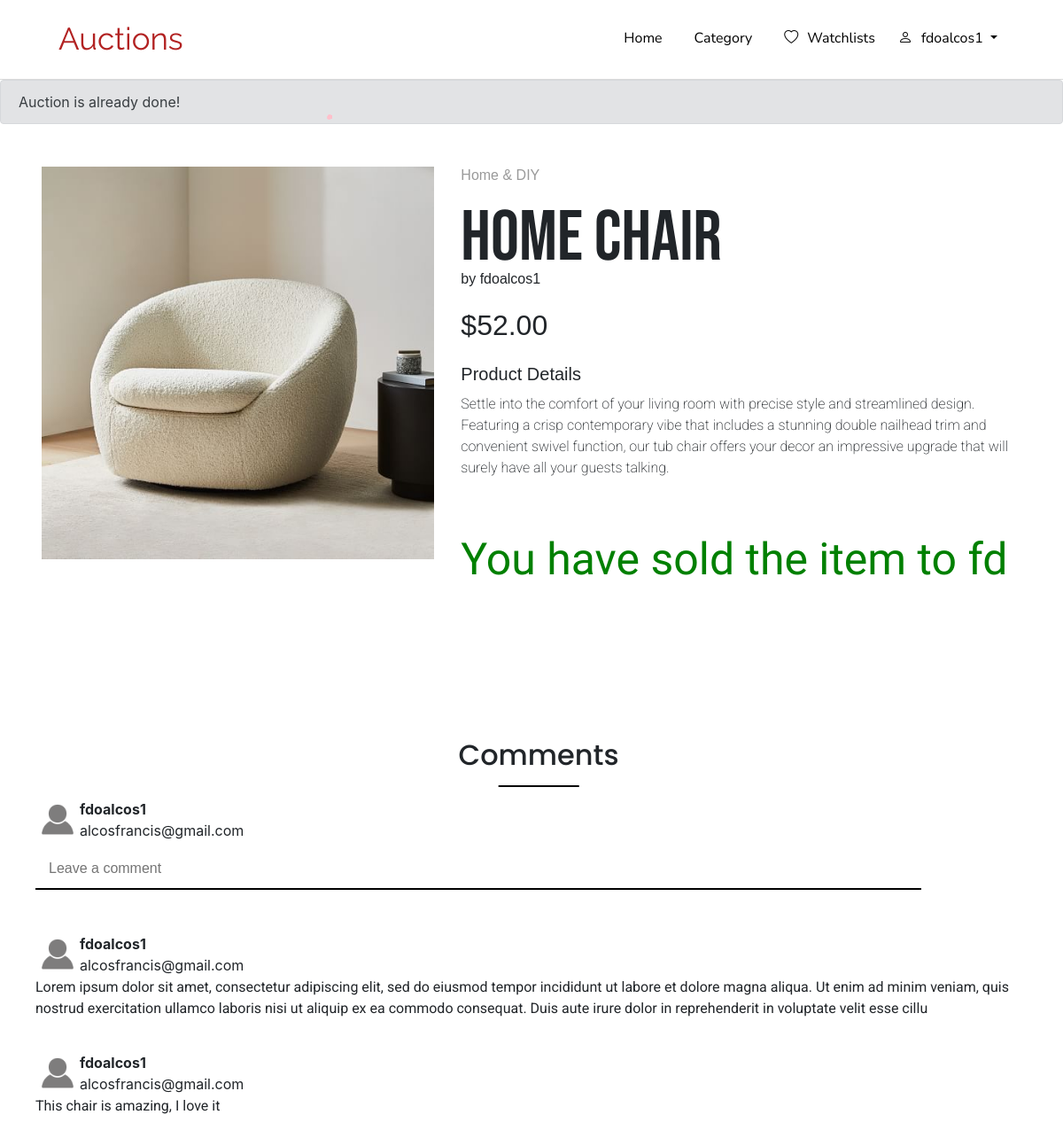
The app's page /listing/1 (signed in) with its own data.
### auctions/models.py (models this page shows, shortened)
class User(AbstractUser):
    pass

class Listing(models.Model):
    username = models.ForeignKey(User, null=True, on_delete=models.CASCADE, related_name="user")
    item = models.CharField(max_length=100)
    description = models.TextField()
    image = models.ImageField(upload_to='images/', blank=True, null=True)
    category = models.ForeignKey(Category, on_delete=models.CASCADE, related_name="categories")
    active = models.BooleanField(default=True)
    price = models.FloatField()
    watched = models.ManyToManyField(User, null=True, related_name="watchlist")
    winner_user = models.ForeignKey(User, on_delete=models.CASCADE, null=True, blank=True,  related_name="winner")
    def winner(self):
        return self.bid_item.last().user

class Category(models.Model):
    CATEGORIES = ("Groceries & Stores", "Groceries & Stores"), ("Fashion & Beauty", "Fashion & Beauty"), ("Pets", "Pets"), ("Drugstore & Personal Care", "Drugstore & Personal Care"), ("Home & DIY", "Home & DIY"), ("Devices & Electronics", "Devices & Electronics"), ("Music, Video & Gaming", "Music, Video & Gaming"), ("Books & Reading", "Books & Reading"), ("Toys, Kids & Baby", "Toys, Kids & Baby"), ("Automotive", "Automotive"), ("Office & Professional", "Office & Professional"), ("Sports & Fanshop", "Sports & Fanshop"), ("Outdoors & Travels", "Outdoors & Travels"), ("Other", "Other")
    name = models.CharField(max_length=100, choices=CATEGORIES, primary_key=True)
    category_image = models.ImageField(upload_to='category/', blank=True, null=True)
    def __str__(self):
        return f"{self.name}"

class Bids(models.Model):
    user = models.ForeignKey(User, null=True, on_delete=models.CASCADE)
    bid_item = models.ForeignKey(Listing, on_delete=models.CASCADE, related_name="bid_item")
    bid = models.FloatField()

class Comments(models.Model):
    comment_item = models.ForeignKey(Listing, on_delete=models.CASCADE, related_name="comment_item")
    username = models.ForeignKey(User, on_delete=models.CASCADE)
    comment = models.CharField(max_length=300)
    time = models.TimeField(auto_now_add=True)

### auctions/views.py (the view)
# urls.py: path("listing/<int:order_id>", views.listing, name="listing"),
@login_required(login_url='/login')
def listing(request, order_id):
    form = CreateBid()
    listings = Listing.objects.get(pk=order_id)
    comment=Comments.objects.filter(comment_item=order_id)
    bids = Bids.objects.filter(pk=order_id).count()
    user = request.user
    if request.method == "POST":
        form = CreateBid(request.POST)
        if form.is_valid():
            current_price = listings.price
            bid_price = form.cleaned_data['bid']
            instance = form.save(commit=False)
            instance.user = request.user
            instance.bid_item = listings
            if current_price < bid_price:
                Listing.objects.filter(pk=order_id).update(price=bid_price)
                instance.save()
                messages.success(request, 'Bid was successful')
                return HttpResponseRedirect(reverse('listing', args=[order_id]))
            else:
                messages.error(request, 'Bid should be greater than current price')
                return HttpResponseRedirect(reverse('listing', args=[order_id]))
        else:
            return render(request, "auctions/listings.html", {
                "message": "Invalid Form"
            })
    else:
        return render(request, "auctions/listings.html", {
            "listings": listings,
            "form": form,
            "forms": CreateComment(),
            "id": order_id,
            "comment": comment,
            "user": request.user,
            "watched": request.user.watchlist.filter(pk=order_id),
            "bids": bids
        })

### auctions/forms.py
class CreateBid(ModelForm):
    class Meta:
        model = Bids
        fields = ["bid"]
        labels = {
            "bid": ""
        }
        widget = {
            'bid': forms.NumberInput(attrs={'class':'bid__item'})
        }

class CreateComment(ModelForm):
    class Meta:
        model = Comments
        fields = ["comment"]
        labels = {
            "comment": ""
        }
        widget = {
            "comment": forms.TextInput(attrs={"class":"comment__comment", "placeholder": "Leave a comment"}),
        }

### auctions/templates/auctions/listings.html (shortened to what this page needs)
{% extends "auctions/layout.html" %}
{% block body%}
{% load widget_tweaks %}
    {% if listings.active %}
        <section class=" container product my-5 pb-5">
            <div class="listings mt-5">
                <div class="col-lg-5 col-md-12 col-12">
                    {% if listings.image %}
                        <img class="listings__image" src="{{  listings.image.url }}" alt="{{ list.item}}" style="width:100%">
                    {% else %}
                        <img class="listings__image" src="static/auctions/nophoto.jpg" alt="{{ list.item}}" style="width:100%">
                    {% endif %}
                </div>
                <div class="col-lg-6.5 col-md-12 col-12">
                    <h6 class="mt-5 listings__category">{{ listings.category }}</h6>
                    <h3 class="pt-3 listings__item">{{ listings.item }}</h3>
                    <h6 class="listings__username" >by {{ listings.username }}</h6>
                    <h2 class="mt-4 listings__price">${{ listings.price|floatformat:2 }}</h2>
                    <h6 class="listings__number">Number of bid({{ listings.number_bids }})</h6>
                    <form class="listings_bid" action="{% url 'listing' listings.id %}" method="POST">
                    {% csrf_token %}
                        {% render_field form.bid placeholder="$" %}
                        <input class="mt-3 listings__bids" type="button" value="Bid">
                    </form>
                    <h4 class="mt-4 listings__description">Product Details</h4>
                    <p class="mb-4 listings__descriptions">{{ listings.description}}</p>
                    <div class=" listings__line">
                        {% if watched %}
                            <form class="listings__remove" action="{% url 'remove' listings.id %}">
                            {% csrf_token %}
                                <button class="listings__removes">Remove to Watchlist </button>
                            </form>
                        {% endif%}
                        {% if not watched %}
                             <form class="listings__add" action="{% url 'watch' listings.id %}">
                            {% csrf_token %}
                                <button class="listings__adds">Add to Watchlist </button>
                            </form>
                        {% endif %}
                         {% if request.user == listings.username %}
                            <form class="listings__form" action="{% url 'close' listings.id %}">
                            {% csrf_token %}
                                <button class="listings__close">Close <i class="listings__icon bi bi-bag-dash"></i></button>
                            </form>
                        {% endif %}
                    </div>
                </div>
            </div>
        </section>
    {% else %}
    <div class="alert alert-secondary" role="alert">
    Auction is already done!
    </div>
    <section class=" container product my-5 pb-5">
            <div class="listings mt-5">
                <div class="col-lg-5 col-md-12 col-12">
                    {% if listings.image %}
                        <img class="listings__image" src="{{  listings.image.url }}" alt="{{ list.item}}" style="width:100%">
                    {% else %}
                        <img class="listings__image" src="static/auctions/nophoto.jpg" alt="{{ list.item}}" style="width:100%">
                    {% endif %}
                </div>
                <div class="col-lg-6.5 col-md-12 col-12">
                    <h6 class="mt-5 listings__category">{{ listings.category }}</h6>
                    <h3 class="pt-3 listings__item">{{ listings.item }}</h3>
                    <h6 class="listings__username" >by {{ listings.username }}</h6>
                    <h2 class="mt-4 listings__price">${{ listings.price|floatformat:2 }}</h2>
                    <h4 class="mt-4 listings__description">Product Details</h4>
                    <p class="mb-4 listings__descriptions">{{ listings.description}}</p>
                    <div class=" listings__line">
                        {% if request.user == listings.winner %}
                            <p class="listings__winner">You are the winner, Congrats!</p>
                            <div class="firework"></div>
                            <div class="firework"></div>
                            <div class="firework"></div>
                        {% elif request.user == listings.username %}
                            <div class="firework"></div>
                            <p class="listings__user">You have sold the item to {{ listings.winner }}</p>
                        {% elif request.user != listings.winner %}
                            <p class="listings__loser">You lost, Good luck next time!</p>
                        {% endif %}
                    </div>
                </div>
            </div>
        </section>
    {% endif %}
        <section class="my-5 pt-5 mx-2 pb-2 container">
            <div class=" pb-5">
                <div class="comment__heading comment__footer">
                    <h2 class="comment__h2">Comments</h2>
                </div>
                <div class="comment__form__container">
                    <div class="comment__form__profile">
                        <div class="comment__form__image"><img src="/static/auctions/profile1.png" alt=""></div>
                        <div class="comment__form__name">
                            <strong>{{ request.user }}</strong>
                            <span>{{ request.user.email }}</span>
                        </div>
                    </div>
                    <form class="comment__form"action="{% url 'comment' listings.id%}" method="POST">
                        {% render_field forms.comment class="comment__form__input" placeholder="Leave a comment" %}
                    </form>
                </div>
                <div class="comment__container">
                    <div class="comment__content">
                        {% if user.is_authenticated %}
                            {% for comment in comment%}
                                <div class="  comment__profile">
                                    <div class="comment__image"><img src="/static/auctions/profile1.png" alt=""></div>
                                    <div class="comment__name">
                                        <strong>{{ comment.username }}</strong>
                                        <span>{{ comment.username.email }}</span>
                                    </div>
                                </div>
                                <div class=" comment__paragraph">
                                    <p class="comment__comments">{{ comment.comment }}
                                </div>
                            {% endfor %}
                        {% endif %}
                    </div>
                </div>
            </div>
        </section>
{% endblock %}

### auctions/templates/auctions/layout.html (shortened to what this page needs)
{% load static %}
{% load widget_tweaks %}
<!DOCTYPE html>
<html lang="en">
    <head>
        <link rel="stylesheet" href="https://stackpath.bootstrapcdn.com/bootstrap/4.4.1/css/bootstrap.min.css">
        <link rel="stylesheet" href="https://cdn.jsdelivr.net/npm/bootstrap-icons@1.8.3/font/bootstrap-icons.css">
        <link href="{% static 'styles.css' %}" rel="stylesheet">
    </head>
    <body>
        <nav class="nav__item navbar navbar-expand-lg navbar-light sticky-top">
            <a href="{% url 'index' %}" class="nav__title navbar-brand"> Auctions</a>
            <div class="nav__content collapse navbar-collapse" id="navbarMenu">
                <ul class="navbar-nav ml-auto">
                    <li class="nav-item">
                        <a href="{% url 'index' %}" class="nav__link nav-link">Home</a>
                    </li>
                    <li class="nav-item">
                        <a href="{% url 'category' %}" class="nav__link nav-link">Category</a>
                    </li>
                    {% if user.is_authenticated %}
                    <li class="nav-item">
                        <a href="{% url 'watches' %}" class="nav__link nav-link"><i class="nav__i bi bi-heart"></i>Watchlists</a>
                    </li>
                    <div class="dropdown">
                        <a class="nav__link nav-link dropdown-toggle" href="#" role="button" id="dropdownMenuLink" data-bs-toggle="dropdown" aria-expanded="false">
                        <i class="nav__i bi bi-person"></i>{{ request.user }}
                        </a>
                    </div>
                    {% endif %}
                </ul>
            </div>
        </nav>
        {% block body %}
        {% endblock %}
    </body>
</html>

### records on screen
User: user "fdoalcos1", user.email "alcosfrancis@gmail.com"
Listing: image (picture), category "Home & DIY", item "Home chair", username "fdoalcos1", price "52.00", description "Settle into the comfort of your living room with precise style and streamlined design. Featuring a crisp contemporary vibe that includes a stunning double nailhead trim and convenient swivel function, our tub chair offers your decor an impressive upgrade that will surely have all your guests talking.", winner "fd"
Comments: username "fdoalcos1", username.email "alcosfrancis@gmail.com", comment "Lorem ipsum dolor sit amet, consectetur adipiscing elit, sed do eiusmod tempor incididunt ut labore et dolore magna aliqua. Ut enim ad minim veniam, quis nostrud exercitation ullamco laboris nisi ut aliquip ex ea commodo consequat. Duis aute irure dolor in reprehenderit in voluptate velit esse cillu"
Comments: username "fdoalcos1", username.email "alcosfrancis@gmail.com", comment "This chair is amazing, I love it"
